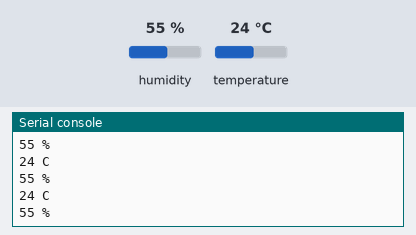
Bench run of a program on a simulated MicroPython board. On the bench: the last lines printed to the serial console. The test bench sets the inputs (shaded band); at power-on: humidity 55 %, temperature 24 °C.

Above: at 1.2 s.
1.3 s: humidity set to 22 %
At 1.9 s:
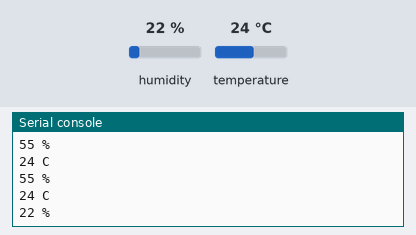
2.8 s: temperature set to 12 °C
At 3.6 s:
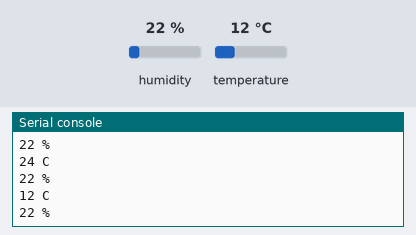
4.3 s: humidity set to 40 %
At 5.2 s:
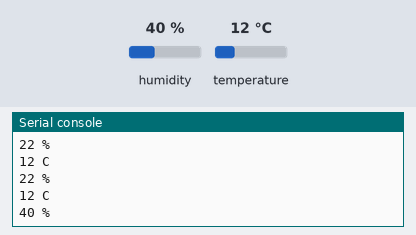
Timing chart, 0 to 7.3 s (numbered marks = the images above; inputs shaded):
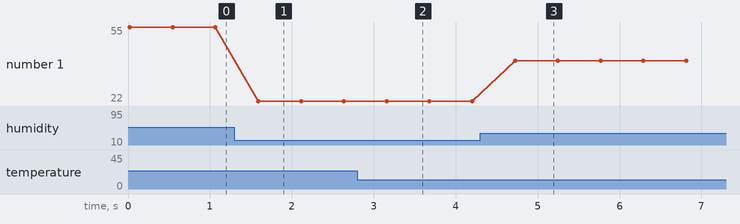

The program:

temperaturesens.py
```python
from machine import Pin
from time import sleep
import dht

sensor = dht.DHT11(Pin(15))

while True:
    sensor.measure()
    temp = sensor.temperature()
    hum = sensor.humidity()

    print(temp, 'C')
    print(hum, '%')

    sleep(0.5)
```

Measured:
- after the input at 1.3 s, the serial console: prints a new line after 0.29 s (image 1)
- after the input at 2.8 s, the serial console: prints a new line after 0.36 s (image 2)
- after the input at 4.3 s, the serial console: prints a new line after 0.42 s (image 3)
- plotted number 1: 55 → 22 after the input at 1.3 s, 22 → 40 after the input at 4.3 s
